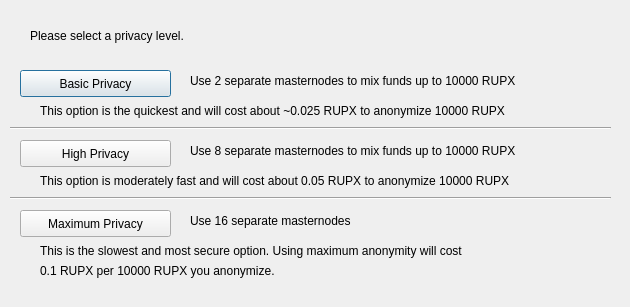
<?xml version="1.0" encoding="UTF-8"?>
<ui version="4.0">
 <class>ObfuscationConfig</class>
 <widget class="QDialog" name="ObfuscationConfig">
  <property name="geometry">
   <rect>
    <x>0</x>
    <y>0</y>
    <width>630</width>
    <height>307</height>
   </rect>
  </property>
  <property name="windowTitle">
   <string>Configure Obfuscation</string>
  </property>
  <widget class="QPushButton" name="buttonBasic">
   <property name="geometry">
    <rect>
     <x>20</x>
     <y>70</y>
     <width>151</width>
     <height>27</height>
    </rect>
   </property>
   <property name="text">
    <string>Basic Privacy</string>
   </property>
  </widget>
  <widget class="QPushButton" name="buttonHigh">
   <property name="geometry">
    <rect>
     <x>20</x>
     <y>140</y>
     <width>151</width>
     <height>27</height>
    </rect>
   </property>
   <property name="text">
    <string>High Privacy</string>
   </property>
  </widget>
  <widget class="QPushButton" name="buttonMax">
   <property name="geometry">
    <rect>
     <x>20</x>
     <y>210</y>
     <width>151</width>
     <height>27</height>
    </rect>
   </property>
   <property name="text">
    <string>Maximum Privacy</string>
   </property>
  </widget>
  <widget class="QLabel" name="label">
   <property name="geometry">
    <rect>
     <x>30</x>
     <y>20</y>
     <width>571</width>
     <height>31</height>
    </rect>
   </property>
   <property name="text">
    <string>Please select a privacy level.</string>
   </property>
  </widget>
  <widget class="QLabel" name="label_2">
   <property name="geometry">
    <rect>
     <x>190</x>
     <y>70</y>
     <width>421</width>
     <height>21</height>
    </rect>
   </property>
   <property name="text">
    <string>Use 2 separate masternodes to mix funds up to 10000 RUPX</string>
   </property>
  </widget>
  <widget class="QLabel" name="label_3">
   <property name="geometry">
    <rect>
     <x>190</x>
     <y>140</y>
     <width>411</width>
     <height>21</height>
    </rect>
   </property>
   <property name="text">
    <string>Use 8 separate masternodes to mix funds up to 10000 RUPX</string>
   </property>
  </widget>
  <widget class="QLabel" name="label_4">
   <property name="geometry">
    <rect>
     <x>190</x>
     <y>210</y>
     <width>421</width>
     <height>21</height>
    </rect>
   </property>
   <property name="text">
    <string>Use 16 separate masternodes</string>
   </property>
  </widget>
  <widget class="QLabel" name="label_6">
   <property name="geometry">
    <rect>
     <x>40</x>
     <y>100</y>
     <width>561</width>
     <height>21</height>
    </rect>
   </property>
   <property name="text">
    <string>This option is the quickest and will cost about ~0.025 RUPX to anonymize 10000 RUPX</string>
   </property>
  </widget>
  <widget class="QLabel" name="label_7">
   <property name="geometry">
    <rect>
     <x>40</x>
     <y>170</y>
     <width>561</width>
     <height>21</height>
    </rect>
   </property>
   <property name="text">
    <string>This option is moderately fast and will cost about 0.05 RUPX to anonymize 10000 RUPX</string>
   </property>
  </widget>
  <widget class="QLabel" name="label_8">
   <property name="geometry">
    <rect>
     <x>40</x>
     <y>240</y>
     <width>561</width>
     <height>21</height>
    </rect>
   </property>
   <property name="text">
    <string>This is the slowest and most secure option. Using maximum anonymity will cost</string>
   </property>
  </widget>
  <widget class="QLabel" name="label_9">
   <property name="geometry">
    <rect>
     <x>40</x>
     <y>260</y>
     <width>561</width>
     <height>21</height>
    </rect>
   </property>
   <property name="text">
    <string>0.1 RUPX per 10000 RUPX you anonymize.</string>
   </property>
  </widget>
  <widget class="Line" name="line">
   <property name="geometry">
    <rect>
     <x>10</x>
     <y>120</y>
     <width>601</width>
     <height>16</height>
    </rect>
   </property>
   <property name="orientation">
    <enum>Qt::Horizontal</enum>
   </property>
  </widget>
  <widget class="Line" name="line_2">
   <property name="geometry">
    <rect>
     <x>10</x>
     <y>190</y>
     <width>601</width>
     <height>16</height>
    </rect>
   </property>
   <property name="orientation">
    <enum>Qt::Horizontal</enum>
   </property>
  </widget>
 </widget>
 <resources/>
 <connections/>
</ui>
